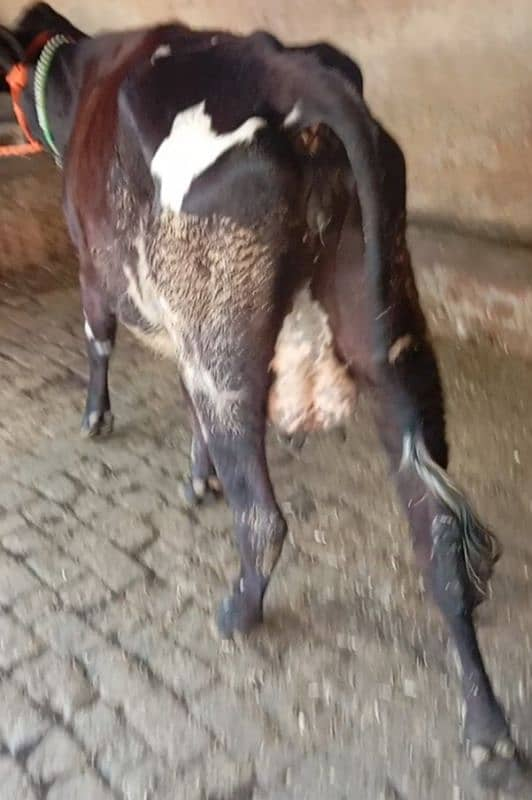
#> input picture data/cow/possible_heat/518391805-800x600.jpeg, 532 x 800 px; its folder holds only this picture in this run
$ python augment_data.py
#> lines starting #> are read from the running program, lines starting #| are printed output that depends on the picture
"""
Data Augmentation Script — Pashimitra
Multiplies existing images to improve model training.
Run: python augment_data.py
"""

import cv2
import numpy as np
import os
from pathlib import Path

BASE         = Path(r"C:\Users\Shashank\Downloads\pashimitra_model_training_package (3)\pashimitra_model_training_package\pashimitra_model_training_package")
HEAT_IN      = BASE / "possible_heat"
NOT_HEAT_IN  = BASE / "not_in_heat_reference"
HEAT_OUT     = BASE / "augmented" / "heat"
NOT_HEAT_OUT = BASE / "augmented" / "not_heat"

HEAT_OUT.mkdir(parents=True, exist_ok=True)
NOT_HEAT_OUT.mkdir(parents=True, exist_ok=True)

SUPPORTED = {'.jpg', '.jpeg', '.png', '.webp', '.bmp'}

def augment_image(img):
    """Returns list of augmented versions of one image."""
    results = [img]  # original

    # 1. Horizontal flip
    results.append(cv2.flip(img, 1))

    # 2. Brightness +30%
    bright = cv2.convertScaleAbs(img, alpha=1.3, beta=20)
    results.append(bright)

    # 3. Brightness -30%
    dark = cv2.convertScaleAbs(img, alpha=0.7, beta=-20)
    results.append(dark)

    # 4. Rotate +15°
    h, w = img.shape[:2]
    M = cv2.getRotationMatrix2D((w//2, h//2), 15, 1.0)
    results.append(cv2.warpAffine(img, M, (w, h)))

    # 5. Rotate -15°
    M2 = cv2.getRotationMatrix2D((w//2, h//2), -15, 1.0)
    results.append(cv2.warpAffine(img, M2, (w, h)))

    # 6. Gaussian blur (simulates out-of-focus phone camera)
    results.append(cv2.GaussianBlur(img, (5, 5), 0))

    # 7. Add noise (simulates low-light rural conditions)
    noise = np.random.normal(0, 15, img.shape).astype(np.int16)
    noisy = np.clip(img.astype(np.int16) + noise, 0, 255).astype(np.uint8)
    results.append(noisy)

    # 8. Crop center 80%
    ch, cw = int(h * 0.1), int(w * 0.1)
    cropped = img[ch:h-ch, cw:w-cw]
    results.append(cv2.resize(cropped, (w, h)))

    # 9. Saturation boost (vivid colors)
    hsv = cv2.cvtColor(img, cv2.COLOR_BGR2HSV).astype(np.float32)
    hsv[:,:,1] = np.clip(hsv[:,:,1] * 1.4, 0, 255)
    results.append(cv2.cvtColor(hsv.astype(np.uint8), cv2.COLOR_HSV2BGR))

    # 10. Contrast stretch
    results.append(cv2.equalizeHist(cv2.cvtColor(img, cv2.COLOR_BGR2GRAY))
                   .reshape(*img.shape[:2], 1).repeat(3, axis=2))

    return results


def process_folder(input_folder, output_folder, label):
    input_path  = Path(input_folder)
    output_path = Path(output_folder)
    files       = [f for f in input_path.iterdir() if f.suffix.lower() in SUPPORTED]

    if not files:
        print(f"  No images found in {input_folder}")
        return 0

    count = 0
    for img_path in files:
        img = cv2.imread(str(img_path))
        if img is None:
            print(f"  Skipping unreadable: {img_path.name}")
            continue

        img = cv2.resize(img, (224, 224))
        augmented = augment_image(img)

        for i, aug in enumerate(augmented):
            out_name = f"{label}_{img_path.stem}_aug{i}.jpg"
            cv2.imwrite(str(output_path / out_name), aug)
            count += 1

    return count


print("=" * 60)
print("PASHIMITRA — Data Augmentation")
print("=" * 60)

heat_count     = process_folder(HEAT_IN,     HEAT_OUT,     "heat")
#> in process_folder, img is the input picture: shape (800, 532, 3); mean B, G, R 112.2, 121.8, 135.2
#> in process_folder, `img = cv2.resize(img, (224, 224))`:
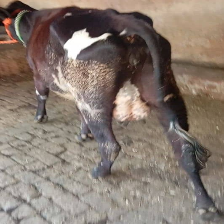
#> img: shape (224, 224, 3); mean B, G, R 112.1, 121.7, 135.1
#> in augment_image, `bright = cv2.convertScaleAbs(img, alpha=1.3, beta=20)`:
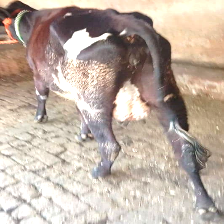
#> bright: shape (224, 224, 3); mean B, G, R 164.2, 176.1, 191.4
#> in augment_image, `dark = cv2.convertScaleAbs(img, alpha=0.7, beta=-20)`:
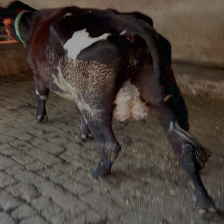
#> dark: shape (224, 224, 3); mean B, G, R 59, 65.5, 74.6
#> in augment_image, `noisy = np.clip(img.astype(np.int16) + noise, 0, 255).astype(np.uint8)`:
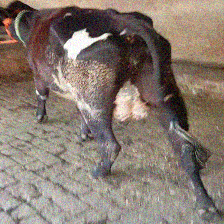
#> noisy: shape (224, 224, 3); mean B, G, R 112.1, 121.8, 135.1
#> in augment_image, `cropped = img[ch:h-ch, cw:w-cw]`:
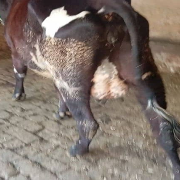
#> cropped: shape (180, 180, 3); mean B, G, R 108.8, 117, 129.7
#> in augment_image, `hsv[:,:,1] = np.clip(hsv[:,:,1] * 1.4, 0, 255)`:
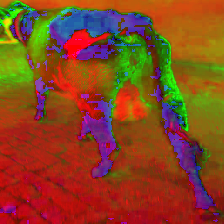
#> hsv: shape (224, 224, 3) float32; mean B, G, R 33.1, 70, 135.4
#> in process_folder, `augmented = augment_image(img)`: augmented = 11 items
#> the loop in process_folder, `for i, aug in enumerate(augmented):` made 11 passes
#> out_name on passes 1 to 11: 'heat_518391805-800x600_aug0.jpg', 'heat_518391805-800x600_aug1.jpg', 'heat_518391805-800x600_aug2.jpg', 'heat_518391805-800x600_aug3.jpg', 'heat_518391805-800x600_aug4.jpg', 'heat_518391805-800x600_aug5.jpg', 'heat_518391805-800x600_aug6.jpg', 'heat_518391805-800x600_aug7.jpg', 'heat_518391805-800x600_aug8.jpg', 'heat_518391805-800x600_aug9.jpg', 'heat_518391805-800x600_aug10.jpg'
#> pass 2, in process_folder, `cv2.imwrite(str(output_path / out_name), aug)`:
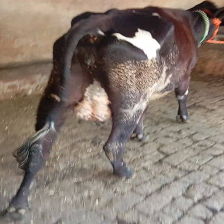
#> saved as heat_518391805-800x600_aug1.jpg: shape (224, 224, 3); mean B, G, R 112.1, 121.7, 135.1
#> after the loop in process_folder, `for i, aug in enumerate(augmented):`: count = 11
#> heat_count = 11
not_heat_count = process_folder(NOT_HEAT_IN, NOT_HEAT_OUT, "notheat")
#> (the run stopped early here; a loop or call above may not have finished)

$ run again, on data/cow/possible_heat/OIP (3).webp
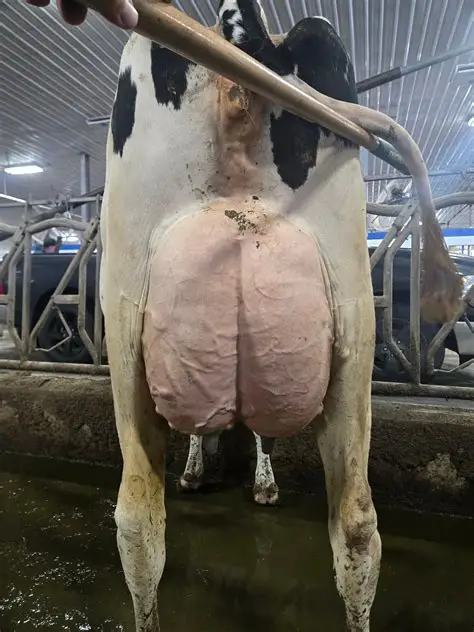
#> input picture data/cow/possible_heat/OIP (3).webp, 474 x 632 px
#> in process_folder, img is the input picture: shape (632, 474, 3); mean B, G, R 87, 94.9, 99
#> img: shape (224, 224, 3)
#> in augment_image, `hsv[:,:,1] = np.clip(hsv[:,:,1] * 1.4, 0, 255)`:
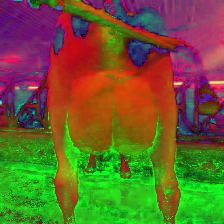
#> hsv: shape (224, 224, 3) float32; mean B, G, R 46.2, 96.8, 103.4
#> augmented = 11 items
#> the loop in process_folder, `for i, aug in enumerate(augmented):` made 11 passes
#> out_name on passes 1 to 8: 'heat_OIP (3)_aug0.jpg', 'heat_OIP (3)_aug1.jpg', 'heat_OIP (3)_aug2.jpg', 'heat_OIP (3)_aug3.jpg', 'heat_OIP (3)_aug4.jpg', 'heat_OIP (3)_aug5.jpg', 'heat_OIP (3)_aug6.jpg', 'heat_OIP (3)_aug7.jpg'
#> pass 2, in process_folder, `cv2.imwrite(str(output_path / out_name), aug)`:
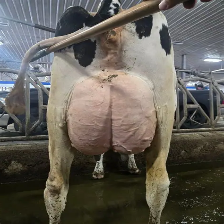
#> saved as heat_OIP (3)_aug1.jpg: shape (224, 224, 3); mean B, G, R 86.9, 94.8, 98.9
#> after the loop in process_folder, `for i, aug in enumerate(augmented):`: count = 11

$ run again, on data/cow/possible_heat/OIP (4).webp
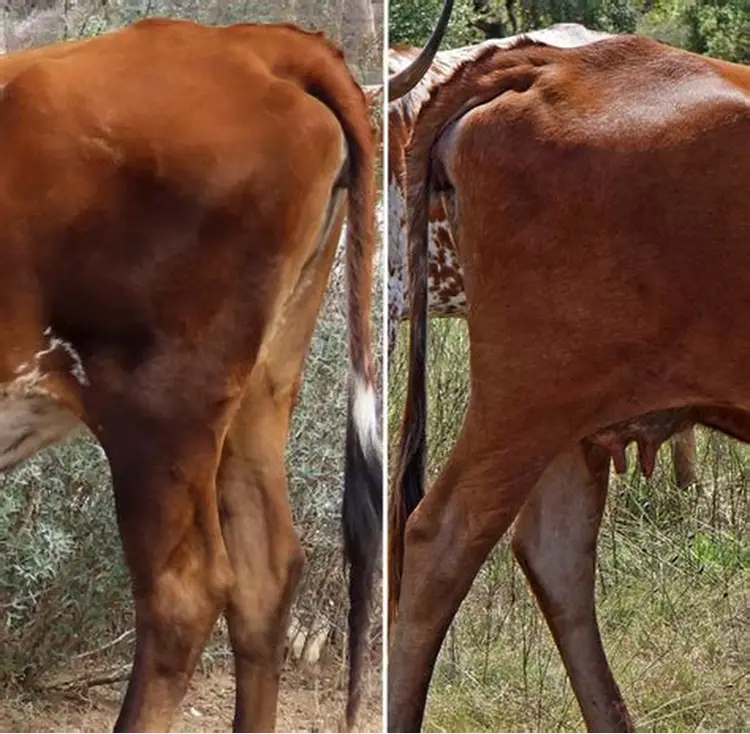
#> input picture data/cow/possible_heat/OIP (4).webp, 750 x 734 px
#> in process_folder, img is the input picture: shape (734, 750, 3); mean B, G, R 59.2, 79.4, 110.9
#> img: shape (224, 224, 3)
#> in augment_image, `hsv[:,:,1] = np.clip(hsv[:,:,1] * 1.4, 0, 255)`:
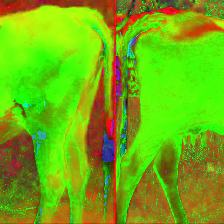
#> hsv: shape (224, 224, 3) float32; mean B, G, R 16.4, 176.8, 111
#> augmented = 11 items
#> the loop in process_folder, `for i, aug in enumerate(augmented):` made 11 passes
#> out_name on passes 1 to 8: 'heat_OIP (4)_aug0.jpg', 'heat_OIP (4)_aug1.jpg', 'heat_OIP (4)_aug2.jpg', 'heat_OIP (4)_aug3.jpg', 'heat_OIP (4)_aug4.jpg', 'heat_OIP (4)_aug5.jpg', 'heat_OIP (4)_aug6.jpg', 'heat_OIP (4)_aug7.jpg'
#> pass 2, in process_folder, `cv2.imwrite(str(output_path / out_name), aug)`:
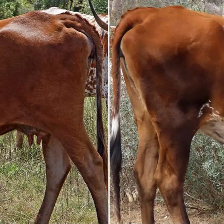
#> saved as heat_OIP (4)_aug1.jpg: shape (224, 224, 3); mean B, G, R 59, 79.2, 110.6
#> after the loop in process_folder, `for i, aug in enumerate(augmented):`: count = 11

$ run again, on data/cow/possible_heat/OIP (5).webp
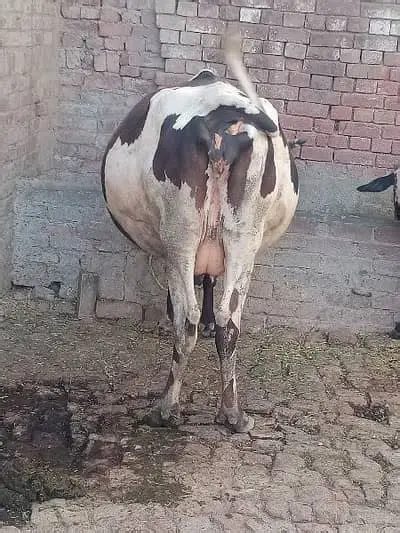
#> input picture data/cow/possible_heat/OIP (5).webp, 400 x 533 px
#> in process_folder, img is the input picture: shape (533, 400, 3); mean B, G, R 129.5, 130.3, 138.5
#> img: shape (224, 224, 3)
#> augmented = 11 items
#> the loop in process_folder, `for i, aug in enumerate(augmented):` made 11 passes
#> out_name on passes 1 to 8: 'heat_OIP (5)_aug0.jpg', 'heat_OIP (5)_aug1.jpg', 'heat_OIP (5)_aug2.jpg', 'heat_OIP (5)_aug3.jpg', 'heat_OIP (5)_aug4.jpg', 'heat_OIP (5)_aug5.jpg', 'heat_OIP (5)_aug6.jpg', 'heat_OIP (5)_aug7.jpg'
#> pass 2, in process_folder, `cv2.imwrite(str(output_path / out_name), aug)`:
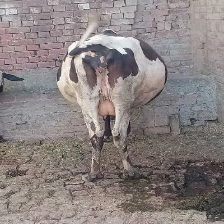
#> saved as heat_OIP (5)_aug1.jpg: shape (224, 224, 3); mean B, G, R 129.4, 130.2, 138.4
#> after the loop in process_folder, `for i, aug in enumerate(augmented):`: count = 11
